Frame 1 (no input): blank canvas, image omitted
Frame 60 (no input): blank canvas, image omitted
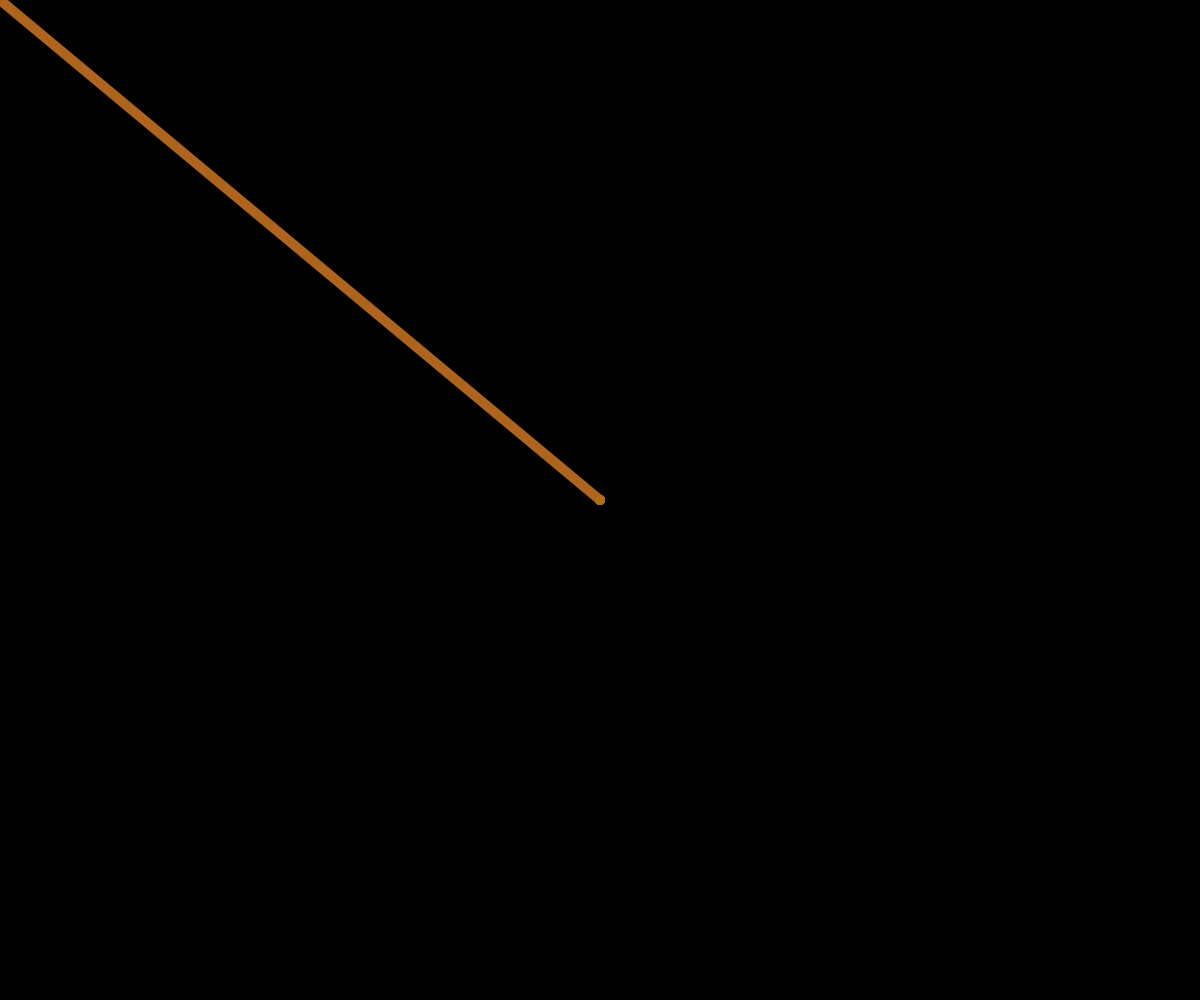
Frame 120 (the mouse pressed at the canvas centre since frame 60)

The p5.js sketch whose frames 1 and 60 were blank and that drew this single picture after the mouse press (run headless with seeded random() and noise() and a simulated clock; from frame 60 on, the mouse is pressed at the canvas centre):

// p5.js sketch
// ── sketch.js
let col, col1, col2;

function setup(){
 createCanvas(windowWidth,windowHeight); 
 background(0);
 noStroke();
 strokeWeight(10)
 noFill()



}

function draw(){


 col1 = color(100 + random(-10,10),200 + random(-10,10), 0 + random(-10,10));
 col2 = color(255+ random(-10,10), 10+ random(-10,10),50+ random(-10,10));

let i = map(mouseX,0,width,0,1)

 col = lerpColor(col1, col2,i)


 stroke(col);
 line(pmouseX, pmouseY,mouseX, mouseY);
 


}
